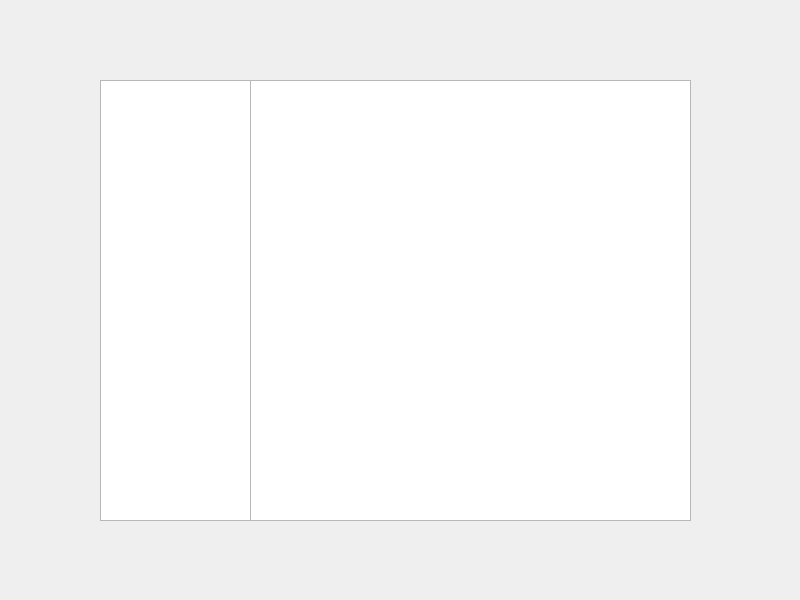
<?xml version="1.0" encoding="UTF-8"?>
<ui version="4.0">
 <class>FlightList</class>
 <widget class="QWidget" name="FlightList">
  <property name="geometry">
   <rect>
    <x>0</x>
    <y>0</y>
    <width>800</width>
    <height>600</height>
   </rect>
  </property>
  <property name="windowTitle">
   <string>Form</string>
  </property>
  <widget class="QTableWidget" name="flightTable">
   <property name="geometry">
    <rect>
     <x>100</x>
     <y>80</y>
     <width>151</width>
     <height>441</height>
    </rect>
   </property>
  </widget>
  <widget class="QColumnView" name="detailTable">
   <property name="geometry">
    <rect>
     <x>250</x>
     <y>80</y>
     <width>441</width>
     <height>441</height>
    </rect>
   </property>
  </widget>
 </widget>
 <resources/>
 <connections/>
</ui>
